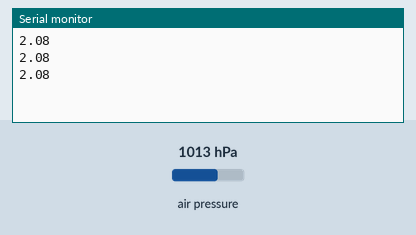
Simulated run of this sketch. Board: Arduino Uno, built with avr-gcc and run on an emulated ATmega328P. Parts: the last lines printed to the serial monitor. The inputs (shaded band) are chosen by the test bench; at power-on: air pressure 1013 hPa.

Above: at 1.3 s.
1.4 s: air pressure set to 952 hPa
At 1.9 s:
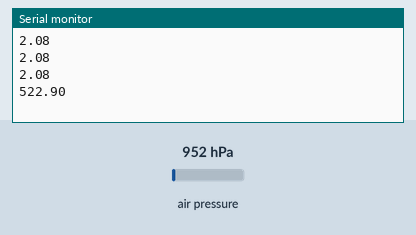
2.9 s: air pressure set to 975 hPa
At 3.4 s:
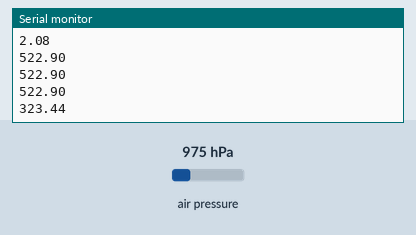
Timing chart, 0 to 5.9 s (numbered marks = the images above; inputs shaded):
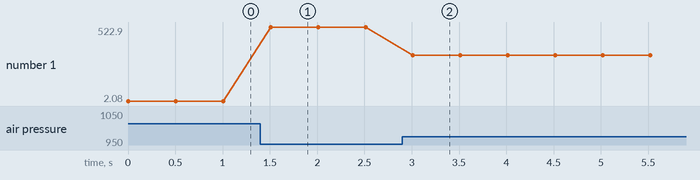

Measured:
- after the input at 1.4 s, the serial monitor: prints a new line after 0.11 s (image 1)
- after the input at 2.9 s, the serial monitor: prints a new line after 0.11 s (image 2)
- plotted number 1: 2.08 → 522.9 after the input at 1.4 s, 522.9 → 323.44 after the input at 2.9 s

The sketch:

bmp180.ino
```cpp
#include <Wire.h>
#include <Adafruit_BMP085.h>
#define seaLevelPressure_hPa 1013.25

Adafruit_BMP085 bmp;

int n=10;

void setup() {
  Serial.begin(9600);
  if (!bmp.begin()) {
  Serial.println("Could not find a valid BMP085 sensor, check wiring!");
  while (1) {}
  }
}

void loop() {

//    float total=0;
//
//     for(int i=0;i<n;i++){
//      total+=bmp.readAltitude();
//     }

     Serial.println(bmp.readAltitude());


    delay(500);
}
```
